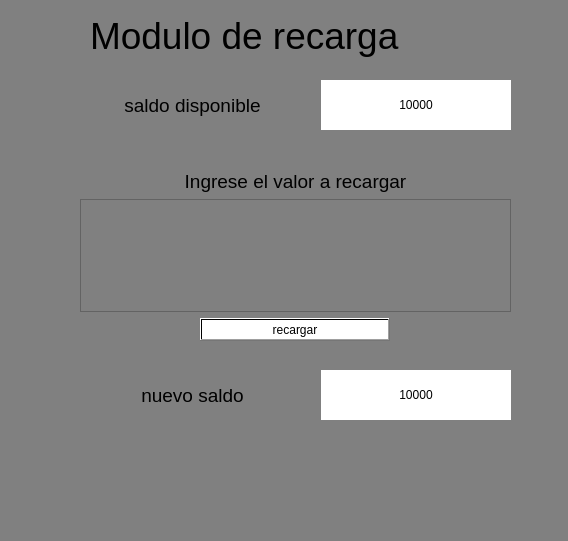
<?xml version="1.0" encoding="UTF-8"?>
<ui version="4.0">
 <class>Dialog</class>
 <widget class="QDialog" name="Dialog">
  <property name="geometry">
   <rect>
    <x>0</x>
    <y>0</y>
    <width>568</width>
    <height>541</height>
   </rect>
  </property>
  <property name="cursor">
   <cursorShape>OpenHandCursor</cursorShape>
  </property>
  <property name="mouseTracking">
   <bool>true</bool>
  </property>
  <property name="windowTitle">
   <string>titulo ventana</string>
  </property>
  <property name="autoFillBackground">
   <bool>false</bool>
  </property>
  <property name="styleSheet">
   <string notr="true">background-color: gray;</string>
  </property>
  <widget class="QWidget" name="horizontalLayoutWidget">
   <property name="geometry">
    <rect>
     <x>70</x>
     <y>70</y>
     <width>441</width>
     <height>71</height>
    </rect>
   </property>
   <layout class="QHBoxLayout" name="horizontalLayout">
    <item>
     <widget class="QLabel" name="label_3">
      <property name="font">
       <font>
        <pointsize>14</pointsize>
       </font>
      </property>
      <property name="text">
       <string>saldo disponible</string>
      </property>
      <property name="alignment">
       <set>Qt::AlignCenter</set>
      </property>
     </widget>
    </item>
    <item>
     <widget class="QLabel" name="saldo">
      <property name="maximumSize">
       <size>
        <width>190</width>
        <height>50</height>
       </size>
      </property>
      <property name="styleSheet">
       <string notr="true">background-color: rgb(255, 255, 255);
border-color: rgb(0, 0, 0);</string>
      </property>
      <property name="text">
       <string>10000</string>
      </property>
      <property name="textFormat">
       <enum>Qt::PlainText</enum>
      </property>
      <property name="alignment">
       <set>Qt::AlignCenter</set>
      </property>
     </widget>
    </item>
   </layout>
  </widget>
  <widget class="QLabel" name="label_4">
   <property name="geometry">
    <rect>
     <x>90</x>
     <y>10</y>
     <width>371</width>
     <height>51</height>
    </rect>
   </property>
   <property name="font">
    <font>
     <pointsize>28</pointsize>
    </font>
   </property>
   <property name="styleSheet">
    <string notr="true">border-color: rgb(0, 0, 0);</string>
   </property>
   <property name="text">
    <string>Modulo de recarga</string>
   </property>
  </widget>
  <widget class="QWidget" name="horizontalLayoutWidget_4">
   <property name="geometry">
    <rect>
     <x>70</x>
     <y>360</y>
     <width>441</width>
     <height>71</height>
    </rect>
   </property>
   <layout class="QHBoxLayout" name="horizontalLayout_4">
    <item>
     <widget class="QLabel" name="label_5">
      <property name="font">
       <font>
        <pointsize>14</pointsize>
       </font>
      </property>
      <property name="text">
       <string>nuevo saldo</string>
      </property>
      <property name="alignment">
       <set>Qt::AlignCenter</set>
      </property>
     </widget>
    </item>
    <item>
     <widget class="QLabel" name="saldo_2">
      <property name="maximumSize">
       <size>
        <width>190</width>
        <height>50</height>
       </size>
      </property>
      <property name="styleSheet">
       <string notr="true">background-color: rgb(255, 255, 255);
border-color: rgb(0, 0, 0);</string>
      </property>
      <property name="text">
       <string>10000</string>
      </property>
      <property name="textFormat">
       <enum>Qt::PlainText</enum>
      </property>
      <property name="alignment">
       <set>Qt::AlignCenter</set>
      </property>
     </widget>
    </item>
   </layout>
  </widget>
  <widget class="QWidget" name="verticalLayoutWidget_2">
   <property name="geometry">
    <rect>
     <x>80</x>
     <y>170</y>
     <width>431</width>
     <height>171</height>
    </rect>
   </property>
   <layout class="QVBoxLayout" name="verticalLayout_2">
    <item>
     <layout class="QHBoxLayout" name="horizontalLayout_2">
      <item>
       <widget class="QLabel" name="label_6">
        <property name="font">
         <font>
          <pointsize>14</pointsize>
         </font>
        </property>
        <property name="text">
         <string>Ingrese el valor a recargar</string>
        </property>
        <property name="alignment">
         <set>Qt::AlignCenter</set>
        </property>
       </widget>
      </item>
     </layout>
    </item>
    <item>
     <layout class="QHBoxLayout" name="horizontalLayout_5">
      <item>
       <widget class="QTextEdit" name="entradaganancia"/>
      </item>
     </layout>
    </item>
    <item>
     <layout class="QHBoxLayout" name="horizontalLayout_3">
      <item>
       <widget class="QPushButton" name="botonganancia">
        <property name="maximumSize">
         <size>
          <width>190</width>
          <height>30</height>
         </size>
        </property>
        <property name="styleSheet">
         <string notr="true">QPushButton#botonganancia{

background-color: qlineargradient(spread:pad, x1:0, y1:0, x2:1, y2:1, stop:0 rgba(255, 255, 255, 255), stop:1 rgba(255, 255, 255, 255));
}

QPushButton#botonganancia:hover{

background-color:green;}


</string>
        </property>
        <property name="text">
         <string>recargar</string>
        </property>
       </widget>
      </item>
     </layout>
    </item>
   </layout>
  </widget>
 </widget>
 <resources/>
 <connections/>
</ui>
